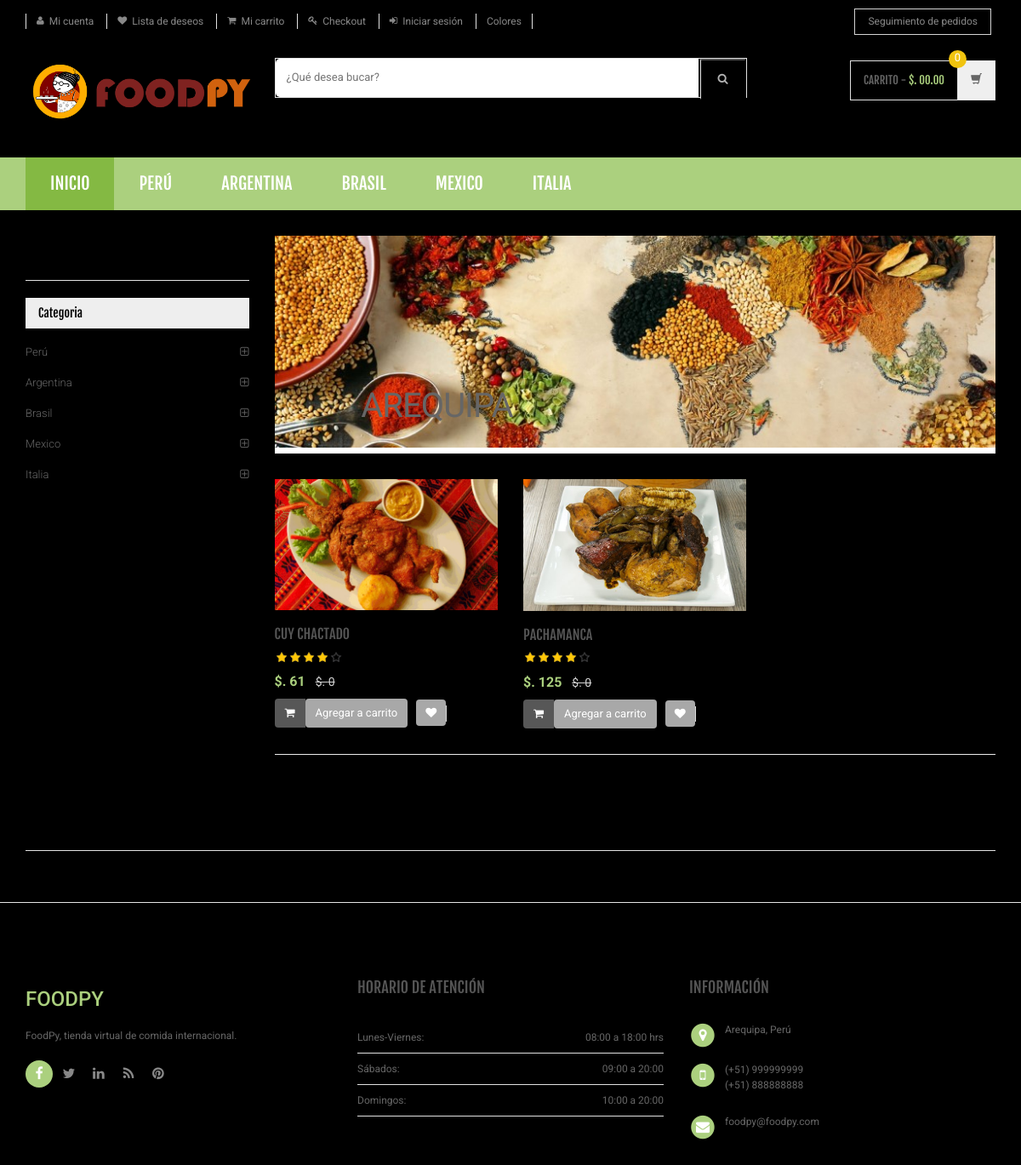
/sub-category.php?scid=1, run on the app's committed database.
### tables this page shows
CREATE TABLE `category` (
  `id` int(11) NOT NULL,
  `categoryName` varchar(255) DEFAULT NULL,
  `categoryDescription` longtext DEFAULT NULL,
  `creationDate` timestamp NOT NULL DEFAULT current_timestamp(),
  `updationDate` varchar(255) DEFAULT NULL
);

CREATE TABLE `subcategory` (
  `id` int(11) NOT NULL,
  `categoryid` int(11) DEFAULT NULL,
  `subcategory` varchar(255) DEFAULT NULL,
  `creationDate` timestamp NULL DEFAULT current_timestamp(),
  `updationDate` varchar(255) DEFAULT NULL
);

CREATE TABLE `products` (
  `id` int(11) NOT NULL,
  `category` int(11) NOT NULL,
  `subCategory` int(11) DEFAULT NULL,
  `productName` varchar(255) DEFAULT NULL,
  `productCompany` varchar(255) DEFAULT NULL,
  `productPrice` int(11) DEFAULT NULL,
  `productPriceBeforeDiscount` int(11) DEFAULT NULL,
  `productDescription` longtext DEFAULT NULL,
  `productImage1` varchar(255) DEFAULT NULL,
  `productImage2` varchar(255) DEFAULT NULL,
  `productImage3` varchar(255) DEFAULT NULL,
  `shippingCharge` int(11) DEFAULT NULL,
  `productAvailability` varchar(255) DEFAULT NULL,
  `postingDate` timestamp NULL DEFAULT current_timestamp(),
  `updationDate` varchar(255) DEFAULT NULL
);

### sub-category.php (the view, shortened to what this page needs)
<?php
include('includes/config.php');
$cid=intval($_GET['scid']);
?>
<!DOCTYPE html>
<html lang="es">
	<head>
	    <link rel="stylesheet" href="assets/css/bootstrap.min.css">
	    <link rel="stylesheet" href="assets/css/main.css">
	    <link rel="stylesheet" href="assets/css/green.css">
	    <link rel="stylesheet" href="assets/css/owl.carousel.css">
		<link rel="stylesheet" href="assets/css/owl.transitions.css">
		<link href="assets/css/lightbox.css" rel="stylesheet">
		<link rel="stylesheet" href="assets/css/animate.min.css">
		<link rel="stylesheet" href="assets/css/rateit.css">
		<link rel="stylesheet" href="assets/css/bootstrap-select.min.css">
		<link rel="stylesheet" href="assets/css/config.css">
		<link href="assets/css/green.css" rel="alternate stylesheet" title="Green color">
		<link href="assets/css/blue.css" rel="alternate stylesheet" title="Blue color">
		<link href="assets/css/red.css" rel="alternate stylesheet" title="Red color">
		<link href="assets/css/orange.css" rel="alternate stylesheet" title="Orange color">
		<link href="assets/css/dark-green.css" rel="alternate stylesheet" title="Darkgreen color">
		<link rel="stylesheet" href="assets/css/font-awesome.min.css">
	</head>
    <body class="cnt-home">
<header class="header-style-1">
<?php include('includes/top-header.php');?>
<?php include('includes/main-header.php');?>
<?php include('includes/menu-bar.php');?>
</header>
<div class="body-content outer-top-xs">
	<div class='container'>
		<div class='row outer-bottom-sm'>
			<div class='col-md-3 sidebar'>
	            <div class="sidebar-module-container">
	            	<h3 class="section-title">comprar por</h3>
	            	<div class="sidebar-filter">
<div class="sidebar-widget wow fadeInUp outer-bottom-xs ">
	<div class="widget-header m-t-20">
		<h4 class="widget-title">Categoria</h4>
	</div>
	<div class="sidebar-widget-body m-t-10">
	         <?php $sql=mysqli_query($con,"select id,categoryName  from category");
while($row=mysqli_fetch_array($sql))
{
    ?>
		<div class="accordion">
	    	<div class="accordion-group">
	            <div class="accordion-heading">
	                <a href="category.php?cid=<?php echo $row['id'];?>"  class="accordion-toggle collapsed">
	                   <?php echo $row['categoryName'];?>
	                </a>
	            </div>
	        </div>
	    </div>
	    <?php } ?>
	</div>
</div>
	            	</div>
	            </div>
            </div>
			<div class='col-md-9'>
	<div id="category" class="category-carousel hidden-xs">
		<div class="item">
			<div class="image">
				<img src="assets/images/banners/cat-banner-2.jpeg" alt="" class="img-responsive">
			</div>
			<div class="container-fluid">
				<div class="caption vertical-top text-left">
					<div class="big-text">
						<br />
					</div>
					       <?php $sql=mysqli_query($con,"select subcategory  from subcategory where id='$cid'");
while($row=mysqli_fetch_array($sql))
{
    ?>
					<div class="excerpt hidden-sm hidden-md">
						<?php echo htmlentities($row['subcategory']);?>
					</div>
			<?php } ?>
				</div>
			</div>
		</div>
</div>
				<div class="search-result-container">
					<div id="myTabContent" class="tab-content">
						<div class="tab-pane active " id="grid-container">
							<div class="category-product  inner-top-vs">
								<div class="row">
			<?php
$ret=mysqli_query($con,"select * from products where subCategory='$cid'");
$num=mysqli_num_rows($ret);
if($num>0)
{
while ($row=mysqli_fetch_array($ret))
{?>
		<div class="col-sm-6 col-md-4 wow fadeInUp">
			<div class="products">
	<div class="product">
		<div class="product-image">
			<div class="image">
				<a href="product-details.php?pid=<?php echo htmlentities($row['id']);?>"><img  src="assets/images/blank.gif" data-echo="admin/productimages/<?php echo htmlentities($row['id']);?>/<?php echo htmlentities($row['productImage1']);?>" alt="" width="200" height="300"></a>
			</div>
		</div>
		<div class="product-info text-left">
			<h3 class="name"><a href="product-details.php?pid=<?php echo htmlentities($row['id']);?>"><?php echo htmlentities($row['productName']);?></a></h3>
			<div class="rating rateit-small"></div>
			<div class="product-price">
				<span class="price">
					$. <?php echo htmlentities($row['productPrice']);?>			</span>
										     <span class="price-before-discount">$. <?php echo htmlentities($row['productPriceBeforeDiscount']);?></span>
			</div>
		</div>
					<div class="cart clearfix animate-effect">
				<div class="action">
					<ul class="list-unstyled">
						<li class="add-cart-button btn-group">
							<button class="btn btn-primary icon" data-toggle="dropdown" type="button">
								<i class="fa fa-shopping-cart"></i>
							</button>
							<a href="category.php?page=product&action=add&id=<?php echo $row['id']; ?>">
							<button class="btn btn-primary" type="button">Agregar a carrito</button></a>
						</li>
		                <li class="lnk wishlist">
							<a class="add-to-cart" href="category.php?pid=<?php echo htmlentities($row['id'])?>&&action=wishlist" title="Wishlist">
								 <i class="icon fa fa-heart"></i>
							</a>
						</li>
					</ul>
				</div>
			</div>
			</div>
			</div>
		</div>
	  <?php } } else {?>
		<div class="col-sm-6 col-md-4 wow fadeInUp"> <h3>No se encontraron productos</h3>
		</div>
<?php } ?>
										</div>
							</div>
						</div>
				</div>
			</div>
		</div></div>
		<?php include('includes/brands-slider.php');?>
</div>
</div>
<?php include('includes/footer.php');?>
</body>
</html>

### includes/menu-bar.php (shortened to what this page needs)
<div class="header-nav animate-dropdown">
    <div class="container">
        <div class="yamm navbar navbar-default" role="navigation">
            <div class="nav-bg-class">
                <div class="navbar-collapse collapse" id="mc-horizontal-menu-collapse">
	<div class="nav-outer">
		<ul class="nav navbar-nav">
			<li class="active dropdown yamm-fw">
				<a href="index.php" data-hover="dropdown" class="dropdown-toggle">Inicio</a>
			</li>
              <?php $sql=mysqli_query($con,"select id,categoryName  from category limit 6");
while($row=mysqli_fetch_array($sql))
{
    ?>
			<li class="dropdown yamm">
				<a href="category.php?cid=<?php echo $row['id'];?>"> <?php echo $row['categoryName'];?></a>
			</li>
			<?php } ?>
		</ul>
		<div class="clearfix"></div>
	</div>
</div>
            </div>
        </div>
    </div>
</div>

### assets/css/green.css (style rules this page uses)
a { color: #abd07e; }
.header-style-1 .header-nav { background: #abd07e; }
.cnt-home .header-style-1 .header-nav .navbar .navbar-nav > li.active { background: #84b943; }
.product .product-info .product-price .price { color: #abd07e; }
.sidebar .sidebar-module-container .sidebar-widget .sidebar-widget-body .accordion .accordion-group .accordion-heading .accordion-toggle, .sidebar .sidebar-module-container .sidebar-widget .sidebar-widget-body .accordion .accordion-group .accordion-heading .accordion-toggle:hover, .sidebar .sidebar-module-container .sidebar-widget .sidebar-widget-body .accordion .accordion-group .accordion-heading .accordion-toggle:focus, .sidebar .sidebar-module-container .sidebar-widget .sidebar-widget-body .accordion .accordion-group .accordion-heading .accordion-toggle:after { color: #abd07e; }

### assets/css/lightbox.css (style rules this page uses)
body:after { content: url(../images/close.png) url(../images/loading.gif) url(../images/prev.png) url(../images/next.png); display: none; }

### assets/css/rateit.css (style rules this page uses)
.rateit { display: -moz-inline-box; display: inline-block; position: relative; -webkit-user-select: none; -khtml-user-select: none; -moz-user-select: none; -o-user-select: none; -ms-user-select: none; user-select: none; -webkit-touch-callout: none; }

### assets/css/blue.css (style rules this page uses)
a { color: #3498db; }
.header-style-1 .header-nav { background: #3498db; }
.cnt-home .header-style-1 .header-nav .navbar .navbar-nav > li.active { background: #1d6ca1; }
.product .product-info .product-price .price { color: #3498db; }
.sidebar .sidebar-module-container .sidebar-widget .sidebar-widget-body .accordion .accordion-group .accordion-heading .accordion-toggle, .sidebar .sidebar-module-container .sidebar-widget .sidebar-widget-body .accordion .accordion-group .accordion-heading .accordion-toggle:hover, .sidebar .sidebar-module-container .sidebar-widget .sidebar-widget-body .accordion .accordion-group .accordion-heading .accordion-toggle:focus, .sidebar .sidebar-module-container .sidebar-widget .sidebar-widget-body .accordion .accordion-group .accordion-heading .accordion-toggle:after { color: #3498db; }

### assets/css/red.css (style rules this page uses)
a { color: #ff6c6c; }
.header-style-1 .header-nav { background: #ff6c6c; }
.cnt-home .header-style-1 .header-nav .navbar .navbar-nav > li.active { background: #ff1a1a; }
.product .product-info .product-price .price { color: #ff6c6c; }
.sidebar .sidebar-module-container .sidebar-widget .sidebar-widget-body .accordion .accordion-group .accordion-heading .accordion-toggle, .sidebar .sidebar-module-container .sidebar-widget .sidebar-widget-body .accordion .accordion-group .accordion-heading .accordion-toggle:hover, .sidebar .sidebar-module-container .sidebar-widget .sidebar-widget-body .accordion .accordion-group .accordion-heading .accordion-toggle:focus, .sidebar .sidebar-module-container .sidebar-widget .sidebar-widget-body .accordion .accordion-group .accordion-heading .accordion-toggle:after { color: #ff6c6c; }

### assets/css/orange.css (style rules this page uses)
a { color: #f39c12; }
.header-style-1 .header-nav { background: #f39c12; }
.cnt-home .header-style-1 .header-nav .navbar .navbar-nav > li.active { background: #ab6c09; }
.product .product-info .product-price .price { color: #f39c12; }
.sidebar .sidebar-module-container .sidebar-widget .sidebar-widget-body .accordion .accordion-group .accordion-heading .accordion-toggle, .sidebar .sidebar-module-container .sidebar-widget .sidebar-widget-body .accordion .accordion-group .accordion-heading .accordion-toggle:hover, .sidebar .sidebar-module-container .sidebar-widget .sidebar-widget-body .accordion .accordion-group .accordion-heading .accordion-toggle:focus, .sidebar .sidebar-module-container .sidebar-widget .sidebar-widget-body .accordion .accordion-group .accordion-heading .accordion-toggle:after { color: #f39c12; }

### data on the page
category: categoryName "PERÚ", categoryName "Perú"
category: categoryName "ARGENTINA", categoryName "Argentina"
category: categoryName "BRASIL", categoryName "Brasil"
category: categoryName "MEXICO", categoryName "Mexico"
category: categoryName "ITALIA", categoryName "Italia"
subcategory: subcategory "AREQUIPA"
products: productImage1 (picture), productName "CUY CHACTADO", productPrice "61", productPriceBeforeDiscount "0"
products: productImage1 (picture), productName "PACHAMANCA", productPrice "125", productPriceBeforeDiscount "0"
